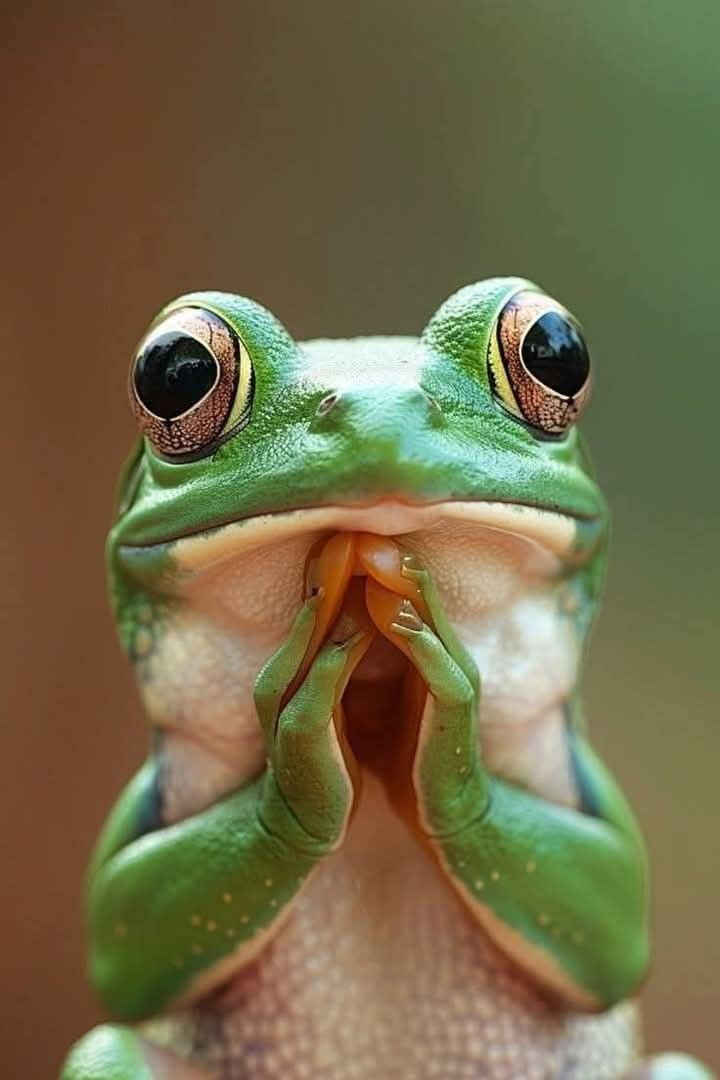
#> input picture data/img/frog.jpg, 720 x 1080 px, found by its file name
$ jupyter execute etc.ipynb
#> lines starting #> are read from the running program, lines starting #| are printed output that depends on the picture
[cell 1]
import numpy as np
import matplotlib.pyplot as plt
from scipy import ndimage
from skimage import io

[cell 2]
data = io.imread('/Users/steenbender/Desktop/PhD/Funddamentals PhD/Module 3/Convolution_lesson/data/img/frog.jpg')
#> data is the input picture: shape (1080, 720, 3); mean R, G, B 114.9, 106.8, 72.9

fig, ax = plt.subplots(1 , figsize=(10, 10))
ax.imshow(data)
red_box = plt.Rectangle((225, 375), 25, 25, edgecolor='red', facecolor='none', linewidth=2)
ax.add_patch(red_box)
ax.axis('off')
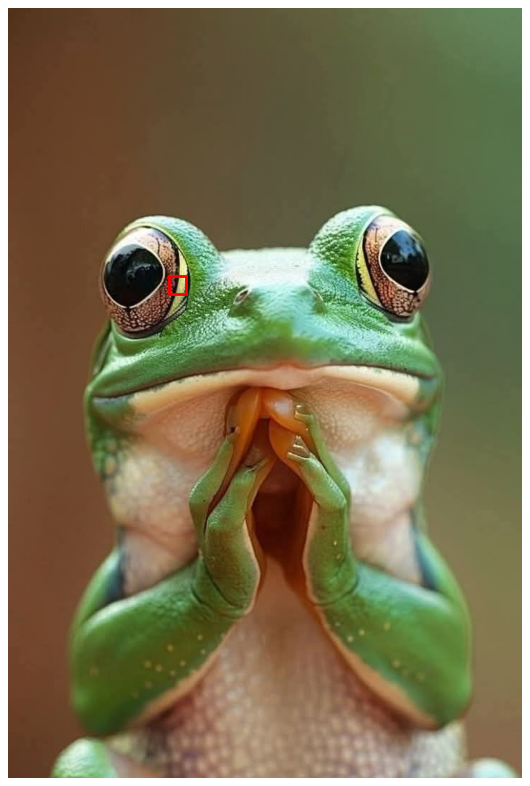
#> figure drawn by matplotlib, 1 panel

[cell 3]
# zoom into a section of the image
x_start, x_end = 225, 250
y_start, y_end = 375, 400
zoomed_data = data[y_start:y_end, x_start:x_end]
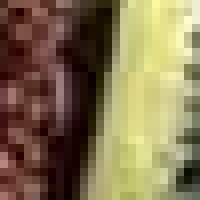
#> zoomed_data: shape (25, 25, 3) (shown 8 times larger); mean R, G, B 130.2, 114.1, 80.3

[cell 4]
fig, ax = plt.subplots(1 , figsize=(5, 5))
ax.imshow(zoomed_data)
ax.axis('off')

[cell 5]
fig, ax = plt.subplots(1,3,figsize=(25, 30))
# Show all the three channels with the value of the pixel printed in the center
ax[0].imshow(zoomed_data[:,:,0], cmap='Reds')
for i in range(zoomed_data.shape[0]):
    for j in range(zoomed_data.shape[1]):
        ax[0].text(j, i, zoomed_data[i,j,0], ha='center', va='center', color='black')
ax[0].set_title('Red Channel')
ax[1].imshow(zoomed_data[:,:,1], cmap='Greens')
for i in range(zoomed_data.shape[0]):
    for j in range(zoomed_data.shape[1]):
        ax[1].text(j, i, zoomed_data[i,j,1], ha='center', va='center', color='black')
ax[1].set_title('Green Channel')
ax[2].imshow(zoomed_data[:,:,2], cmap='Blues')
for i in range(zoomed_data.shape[0]):
    for j in range(zoomed_data.shape[1]):
        ax[2].text(j, i, zoomed_data[i,j,2], ha='center', va='center', color='black')
ax[2].set_title('Blue Channel')
[x.axis('off') for x in ax]
plt.tight_layout()
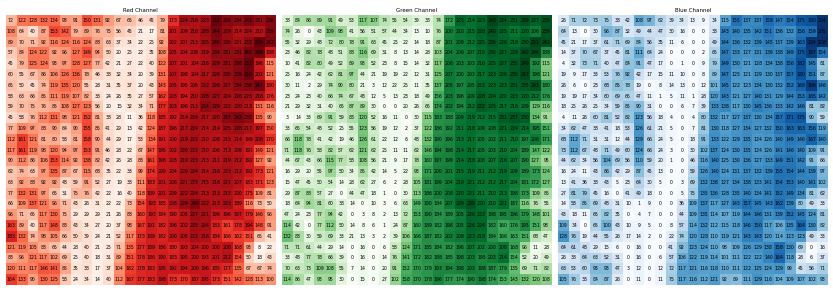
#> figure drawn by matplotlib, 3 panels
